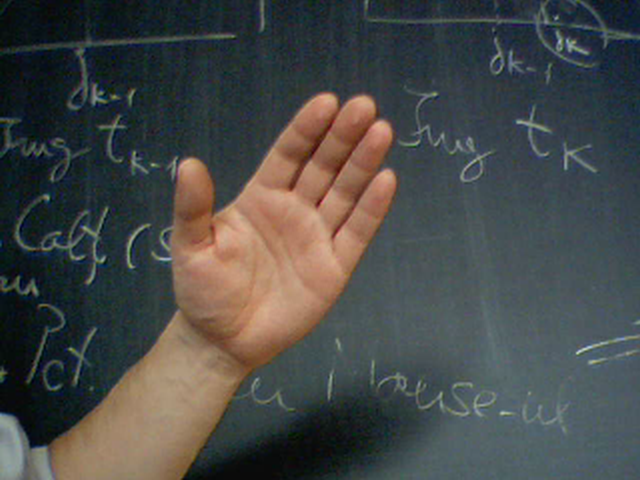
#> input picture LAB-Hand-Segmentation/Img/03.bmp, 640 x 480 px
$ python -i main.py   (imports and definitions only)
#> lines starting #> are read from the running program, lines starting #| are printed output that depends on the picture
#> further down, picture is the input picture: shape (480, 640, 3); mean B, G, R 71.8, 73.2, 71.2
import sys
from math import sqrt

import cv2
import numpy as np
import matplotlib.pyplot as plt


# [6 lines left out: function plot_histogram, not called in this run]


# Global variables to track mouse events
start_x, start_y = -1, -1
drawing = False
a_global_histogram = np.zeros(256)
b_global_histogram = np.zeros(256)


# noinspection PyUnusedLocal
# [31 lines left out: function draw_rectangle, not called in this run]


def dilate_erode(input_image):
    kernel = np.ones((3, 3), np.uint8)
    output_image = cv2.dilate(input_image, kernel, iterations=2)
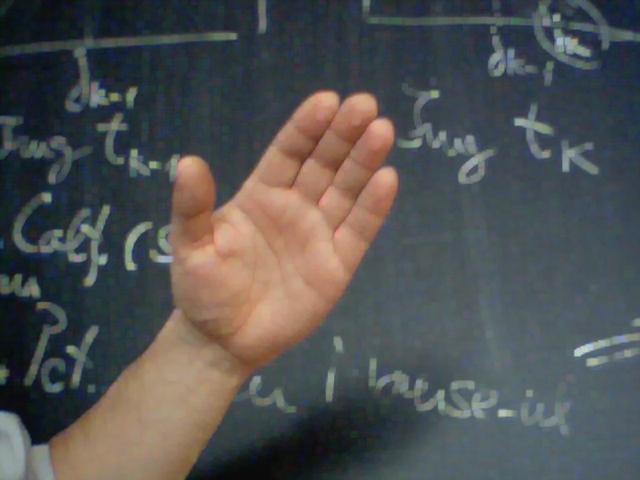
#> output_image: shape (480, 640, 3); mean B, G, R 82, 82, 80.8
    output_image = cv2.erode(output_image, kernel, iterations=4)
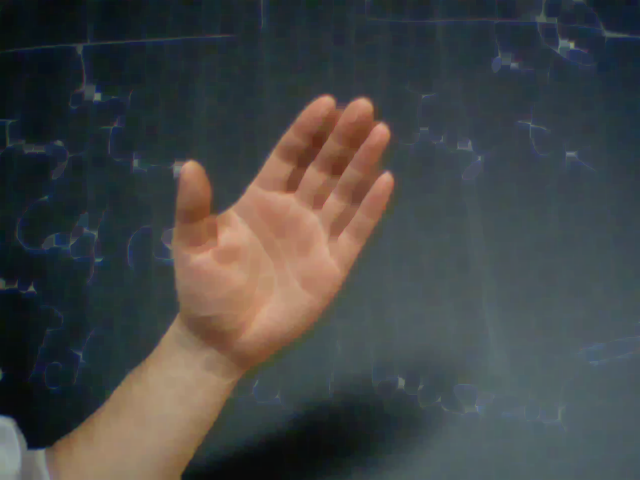
#> output_image: shape (480, 640, 3); mean B, G, R 70, 70.2, 67.9
    output_image = cv2.dilate(output_image, kernel, iterations=2)
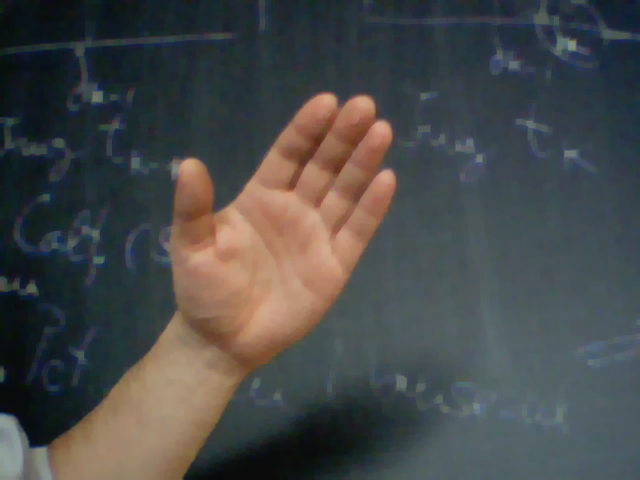
#> output_image: shape (480, 640, 3); mean B, G, R 73.6, 73.7, 71.8
    return output_image


# Segmenting constants
K_MANHATTAN = 1.19
K_EUCLID = 2.2
K_MAHALANOBIS = 1.5

K_MANHATTAN_A = 1.175
K_EUCLID_A = 1.15
K_MAHALANOBIS_A = 1.15

K_MANHATTAN_B = 1
K_EUCLID_B = 1
K_MAHALANOBIS_B = 1


# [131 lines left out: function segment_image, not called in this run]


# [34 lines not run here, left out]

>>> import cv2
>>> picture = cv2.imread('Img/03.bmp')
>>> result = dilate_erode(picture)

$ run again, on LAB-Hand-Segmentation/Img/02.bmp
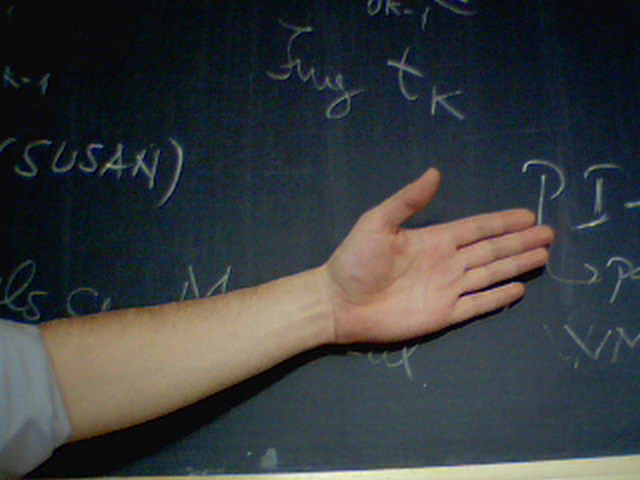
#> input picture LAB-Hand-Segmentation/Img/02.bmp, 640 x 480 px
#> picture is the input picture: shape (480, 640, 3); mean B, G, R 62.1, 60, 56.3
#> in dilate_erode, `output_image = cv2.erode(output_image, kernel, iterations=4)`:
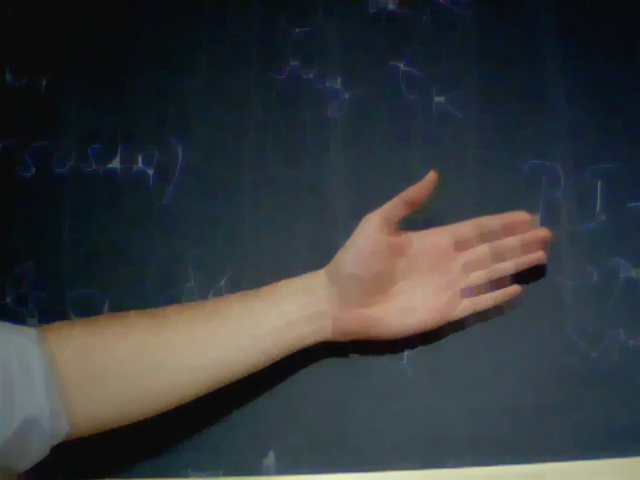
#> output_image: shape (480, 640, 3); mean B, G, R 59.9, 57.1, 53.2
#> in dilate_erode, `output_image = cv2.dilate(output_image, kernel, iterations=2)`:
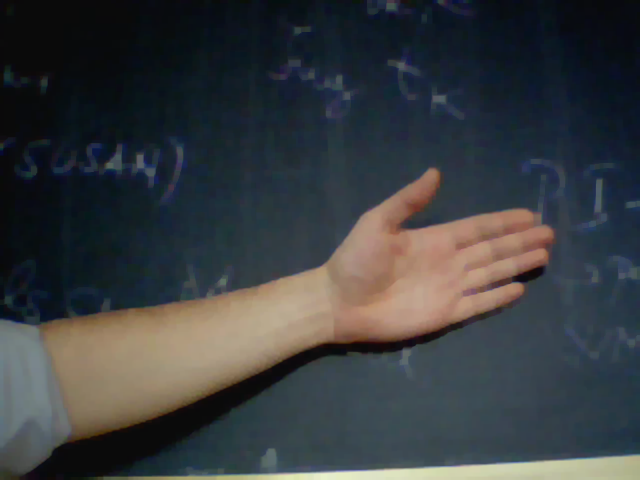
#> output_image: shape (480, 640, 3); mean B, G, R 63.4, 60.6, 57.1

$ run again, on LAB-Hand-Segmentation/Img/04.bmp
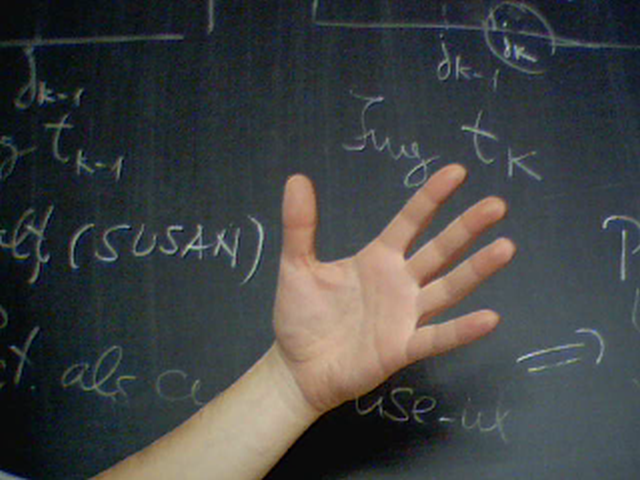
#> input picture LAB-Hand-Segmentation/Img/04.bmp, 640 x 480 px
#> picture is the input picture: shape (480, 640, 3); mean B, G, R 67.2, 66.9, 64.6
#> in dilate_erode, `output_image = cv2.erode(output_image, kernel, iterations=4)`:
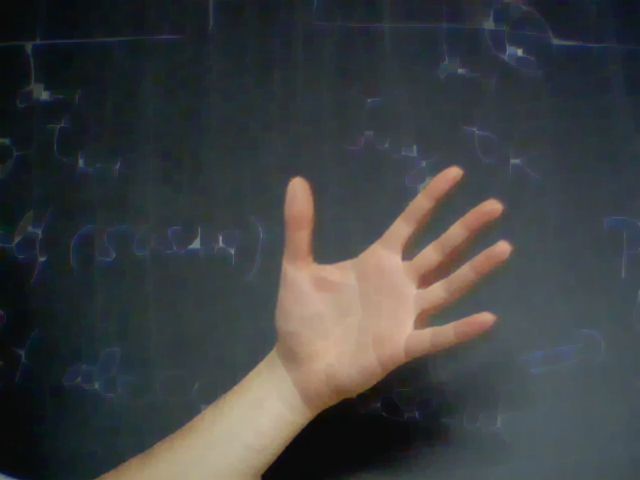
#> output_image: shape (480, 640, 3); mean B, G, R 65.2, 64, 61.3
#> in dilate_erode, `output_image = cv2.dilate(output_image, kernel, iterations=2)`:
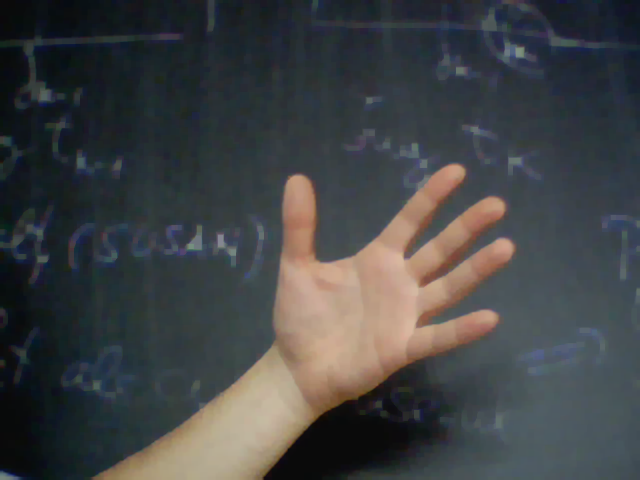
#> output_image: shape (480, 640, 3); mean B, G, R 68.8, 67.4, 65.2

$ run again, on LAB-Hand-Segmentation/Img/05.bmp
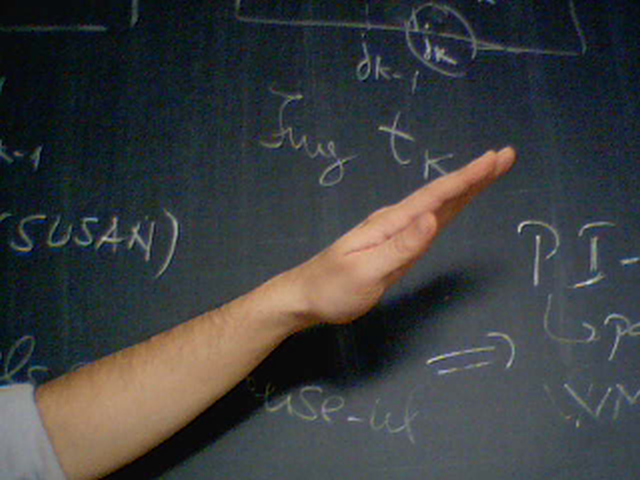
#> input picture LAB-Hand-Segmentation/Img/05.bmp, 640 x 480 px
#> picture is the input picture: shape (480, 640, 3); mean B, G, R 63.4, 61.9, 59.3
#> in dilate_erode, `output_image = cv2.erode(output_image, kernel, iterations=4)`:
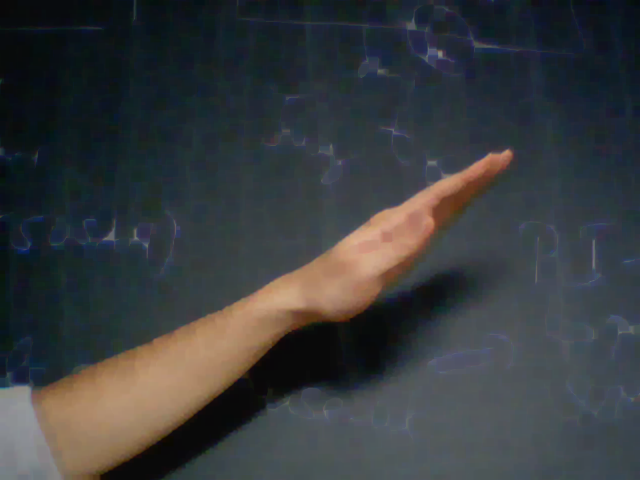
#> output_image: shape (480, 640, 3); mean B, G, R 61.8, 59.6, 56.5
#> in dilate_erode, `output_image = cv2.dilate(output_image, kernel, iterations=2)`:
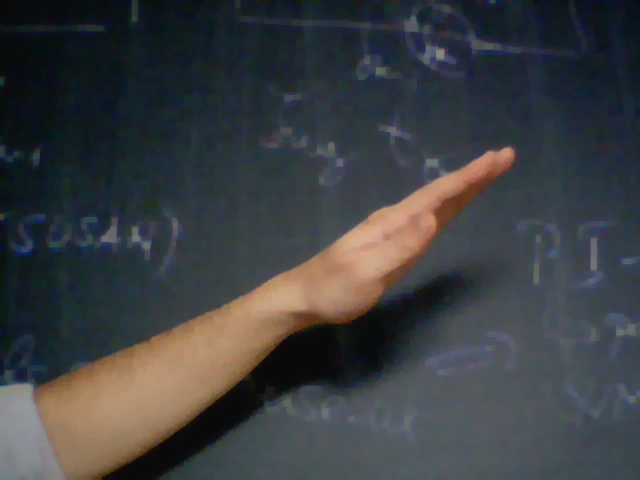
#> output_image: shape (480, 640, 3); mean B, G, R 65.3, 62.7, 60.3
